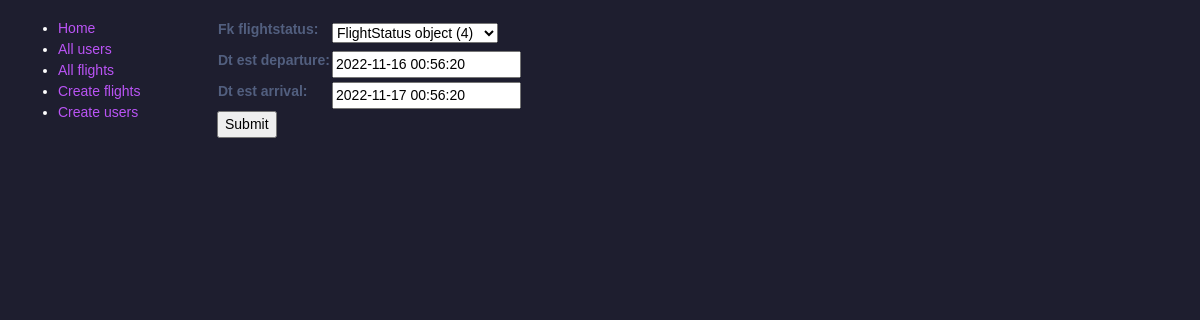
Screenshot of /flightmanagement/flight/13/update/ with the database file from the repository.
### flight_management/models.py (models this page shows, shortened)
class Flight(models.Model):
    id = models.BigAutoField(primary_key=True)
    fk_flightstatus = models.ForeignKey(FlightStatus, on_delete=models.SET_NULL, blank=True, null=True)
    tx_code = models.CharField(max_length=8)
    dt_est_departure = models.DateTimeField(blank=True, null=True)
    dt_est_arrival = models.DateTimeField(blank=True, null=True)
    nm_origin = models.CharField(max_length=3, choices=AirportCodes.choices)
    nm_destination = models.CharField(max_length=3, choices=AirportCodes.choices)
    class Meta:
        db_table = 'flight'

### flight_management/views.py (the view)
# urls.py: path('flight/<int:pk>/update/', views.FlightUpdate.as_view(), name='flight-update'),
class FlightUpdate(UpdateView):
    model = Flight
    fields = ['fk_flightstatus','dt_est_departure','dt_est_arrival']

### flight_management/template/flight_management/flight_form.html (shortened to what this page needs)
{% extends "base_generic.html" %}
{% block content %}
<form action="" method="post">
    <table>
    {{ form.as_table }}
    </table>
    <input type="submit" value="Submit">
</form>
{% endblock %}

### rows the page displays
Flight: fk_flightstatus "FlightStatus object (4)", dt_est_departure "2022-11-16 00:56:20", dt_est_arrival "2022-11-17 00:56:20"
